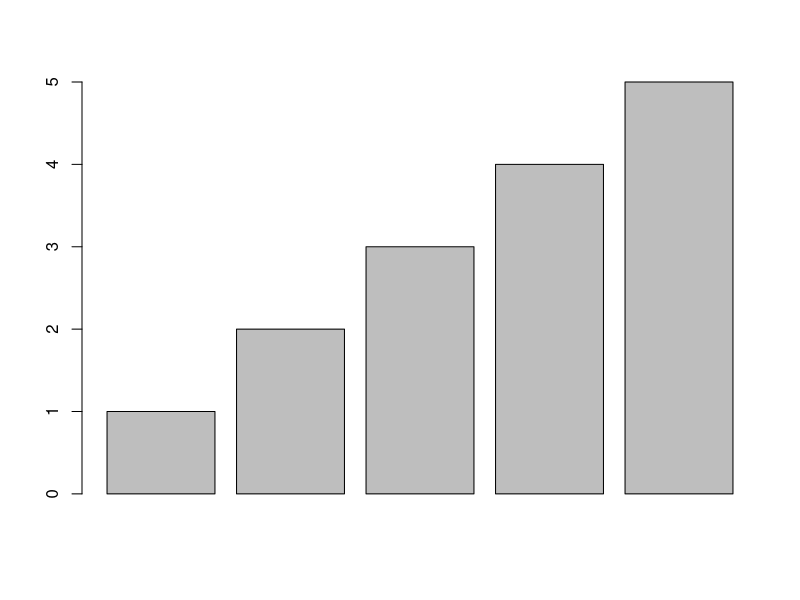
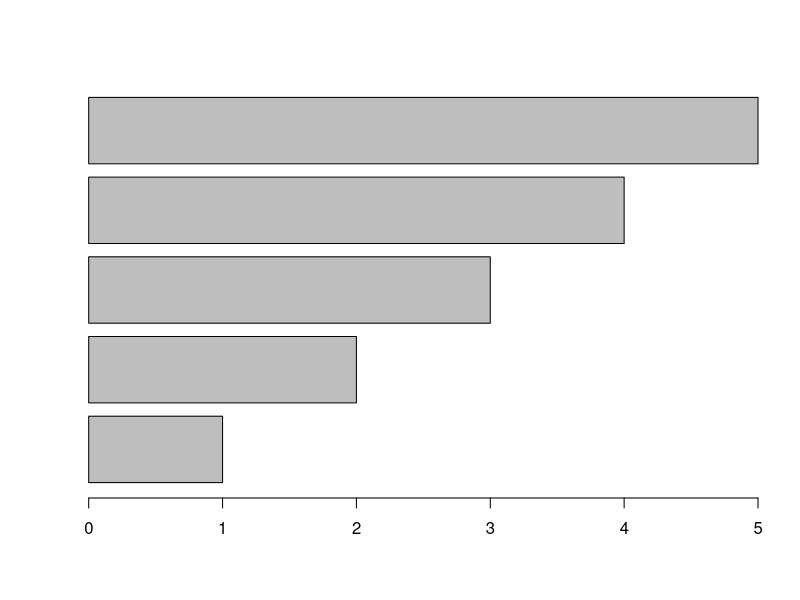
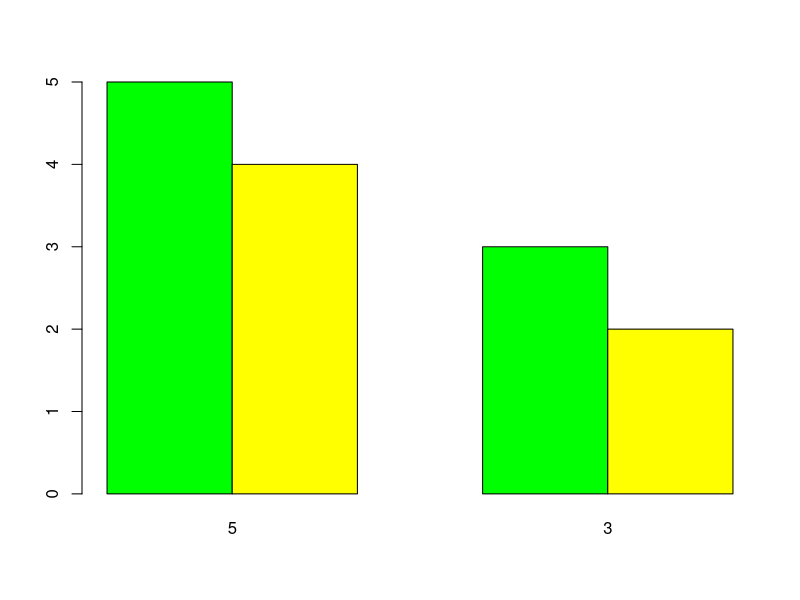
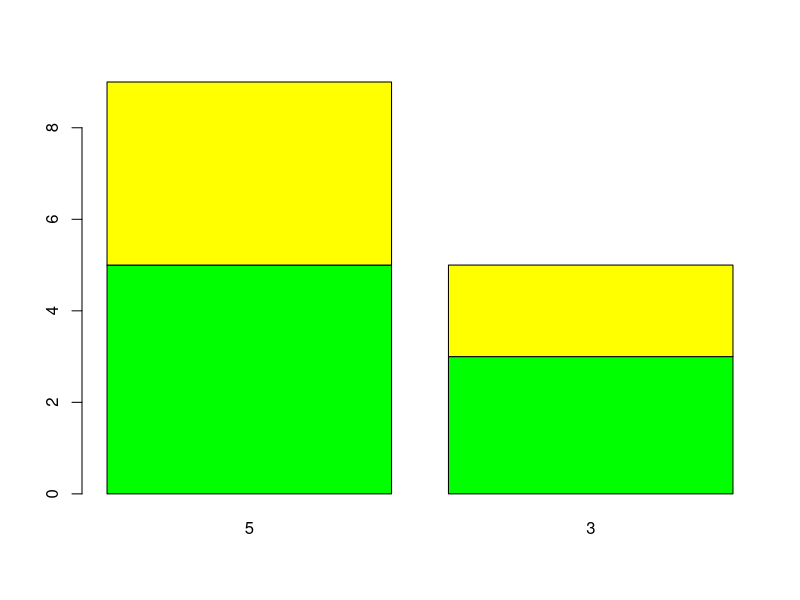
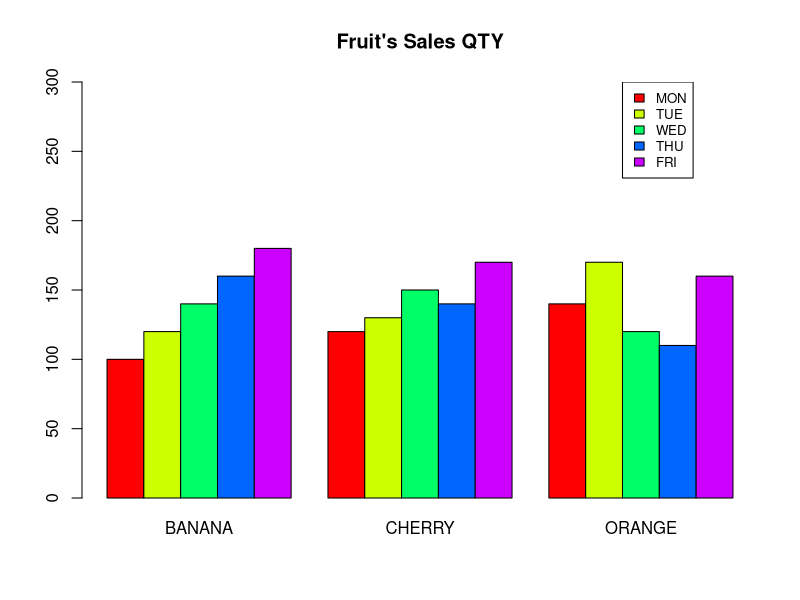

These figures' R source, in order:
#barplot() - 막대 그래프 그리기
x <- c(1,2,3,4,5)
par(mfrow=c(1,1))
barplot(x)

#가로로 눕힌 bar plot
barplot(x,horiz=T)

#가로로 grouping해서 출력(같은 컬럼끼리 붙어서 출력)
x <- matrix(c(5,4,3,2),2,2)
x
barplot(x,beside=T,names=c(5,3),col=c('green','yellow'))
barplot(x,names=c(5,3),col=c('green','yellow')) #위로 붙는다

#여러 막대 그래프를 그룹으로 묶어서 출력
v1 <- c(100,120,140,160,180)
v2 <- c(120,130,150,140,170)
v3 <- c(140,170,120,110,160)
qty <- data.frame(BANANA=v1,CHERRY=v2,ORANGE=v3)
qty
windows()
barplot(as.matrix(qty),main="Fruit's Sales QTY",
        beside=T,col=rainbow(nrow(qty)),ylim=c(0,300))
legend(15,300,c("MON","TUE","WED","THU","FRI"),cex=0.8,fill=rainbow(nrow(qty)))
savePlot("3.2 graph1.png",type="png")
